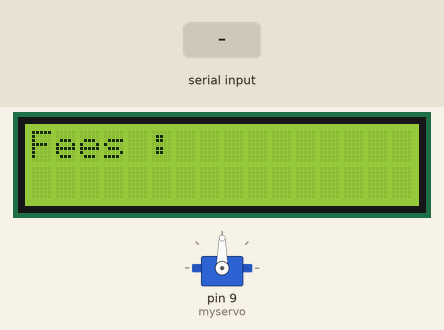
The sketch below on a simulated Arduino Uno, built with avr-gcc and run on an emulated ATmega328P. Shown: servo, 16×2 character LCD. Inputs (shaded band) come from the test bench. What the sketch prints to the serial monitor is not drawn.

Above: at 1.2 s.
1.3 s: "90,45\n" received over Serial
At 2.7 s:
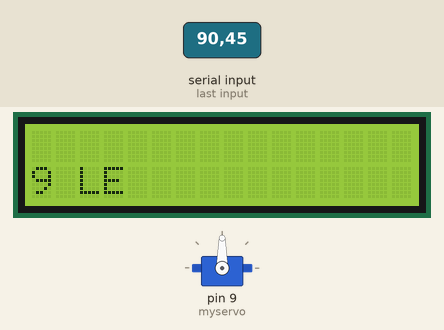
4.3 s: "30,150\n" received over Serial
At 6.7 s:
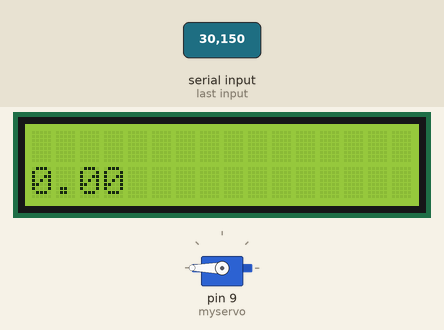
7.3 s: "90\n" received over Serial
At 10.6 s:
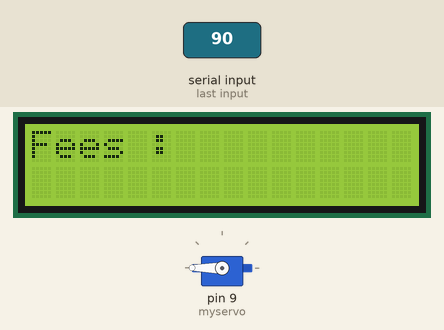
Timing chart, 0 to 12.1 s (numbered marks = the images above; inputs shaded):
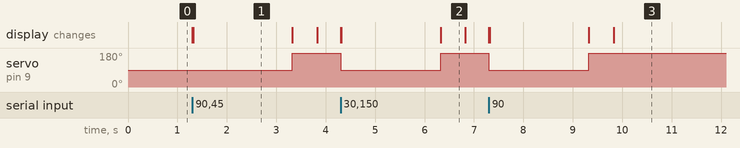

Measured:
- after the input at 1.3 s, servo on pin 9 (myservo): 90° → 180° after 2.0 s; the display: first changes at once (image 1 shows a later state)
- after the input at 4.3 s, servo on pin 9 (myservo): 180° → 90° at once, → 180° 2.0 s later; the display: first changes at once (image 2 shows a later state)
- after the input at 7.3 s, servo on pin 9 (myservo): 180° → 90° at once, → 180° 2.0 s later; the display: first changes at once (image 3 shows a later state)
- what the display in image 1 shows lasts 2.0 s, from 1.3 s to 3.3 s
- what the display in image 2 shows lasts 0.5 s, from 6.3 s to 6.8 s

The sketch:

Arduino_2__Outside_.ino
```cpp
#include <LiquidCrystal.h>
#include <Servo.h>

const int rs = 12, en = 11, d4 = 5, d5 = 4, d6 = 3, d7 = 2;
LiquidCrystal lcd(rs, en, d4, d5, d6, d7);
Servo myservo;
int x; //byte sent from python
int servVal;
int Yindex = 0;


void setup() {
  // put your setup code here, to run once:
    myservo.attach(9);
    Serial.begin(9600);
    Serial.setTimeout(1);
    lcd.begin(16, 2);

  // Print a message to the LCD.
}

void loop() {
  // put your main code here, to run repeatedly:
  lcd.setCursor(0,0);
  lcd.print("Fees : ");
  while (!Serial.available());
  x = Serial.readString().toInt();
  Serial.print(x);
  if (x)
  {
     lcd.clear();
     myservo.write(90);
     delay(15);
     lcd.setCursor(Yindex,1);
     lcd.print(x);
     lcd.print(" LE");
     delay(2000);
   }
  else
  {
     myservo.write(180);
     lcd.clear();
     lcd.setCursor(0,1);
     lcd.print("0.00");
     Yindex = 0;
     delay(500);

  }
  Yindex +=2;
  if (Yindex > 11 || x == 0 || x == 8)
  {
    Yindex = 0;
    lcd.clear();
  }
}
```
